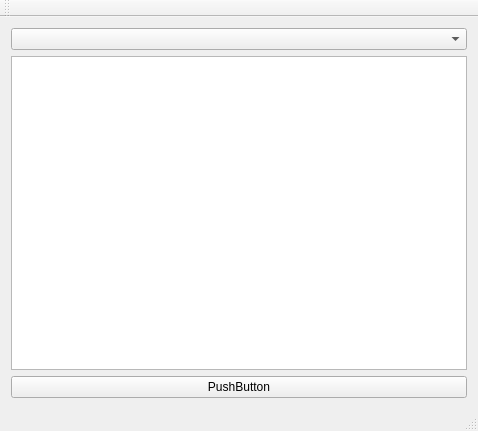
<?xml version="1.0" encoding="UTF-8"?>
<ui version="4.0">
 <class>MainWindow</class>
 <widget class="QMainWindow" name="MainWindow">
  <property name="geometry">
   <rect>
    <x>0</x>
    <y>0</y>
    <width>478</width>
    <height>431</height>
   </rect>
  </property>
  <property name="windowTitle">
   <string>MainWindow</string>
  </property>
  <widget class="QWidget" name="centralWidget">
   <layout class="QVBoxLayout" name="verticalLayout_2">
    <item>
     <layout class="QVBoxLayout" name="verticalLayout">
      <item>
       <widget class="QComboBox" name="comboBox"/>
      </item>
      <item>
       <widget class="QListWidget" name="listWidget"/>
      </item>
      <item>
       <widget class="QPushButton" name="pushButton">
        <property name="text">
         <string>PushButton</string>
        </property>
       </widget>
      </item>
     </layout>
    </item>
   </layout>
  </widget>
  <widget class="QMenuBar" name="menuBar">
   <property name="geometry">
    <rect>
     <x>0</x>
     <y>0</y>
     <width>478</width>
     <height>22</height>
    </rect>
   </property>
  </widget>
  <widget class="QToolBar" name="mainToolBar">
   <attribute name="toolBarArea">
    <enum>TopToolBarArea</enum>
   </attribute>
   <attribute name="toolBarBreak">
    <bool>false</bool>
   </attribute>
  </widget>
  <widget class="QStatusBar" name="statusBar"/>
 </widget>
 <layoutdefault spacing="6" margin="11"/>
 <resources/>
 <connections/>
</ui>
